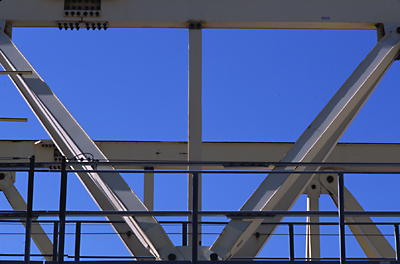
%> input picture Computer Vision/exercise-03/q1_houghtransform/gantrycrane.png, 400 x 264 px
$ octave --eval "apply;"   (GNU Octave 9; MATLAB toolbox functions it lacks are replaced by stand-ins)
%> lines starting %> are read from the running program, lines starting %| are printed output that depends on the picture
### Computer Vision/exercise-03/q1_houghtransform/houghtransform.m
function houghSpace=houghtransform(imgEdge,nBinsRho,nBinsTheta)
% created by Sherry Yang
% the first one uses matrix calculation which is much faster
[row, col] = size(imgEdge);
D = norm(size(imgEdge)); % Length of image diagonal
R = -D:(2*D/(nBinsRho - 1)):D;
theta = linspace(0,pi,nBinsTheta);

houghSpace = zeros(nBinsRho,nBinsTheta);%initialize
D = norm([row, col]);
[v_x,v_y] = find(imgEdge); %find the edge
acc = zeros(numel(v_x),nBinsTheta); % to accumulate D
cosine = (0:row-1)'*cos(theta);
sine = (0:col-1)'*sin(theta);

acc = cosine(v_x,:)+sine(v_y,:);
for i=1:nBinsTheta
    houghSpace(:,i)=hist(acc(:,i),R);
end
end

% [18 lines of commented-out code are left out]

### Computer Vision/exercise-03/q1_houghtransform/findhoughpeaks.m
function [vRho vTheta] = findhoughpeaks(houghSpace, thresh)
     [row, col]=size(houghSpace);
     imResult=nonmaxsup2d(houghSpace);
     [vRho vTheta]=find(imResult>thresh);
	% insert your code her
end

### Computer Vision/exercise-03/q1_houghtransform/nonmaxsup2d.m
function imgResult = nonmaxsup2d(imgHough)
    [row,col] = size(imgHough);
    imgResult = ones(row,col);
    tmp = ones(row,col);
    for i=2:row-1  %faster don't mind the bundary
        for j = 2:col-1
            a = imgHough(i-1,j-1);b = imgHough(i-1,j+1);
            c = imgHough(i+1,j-1);d = imgHough(i+1,j+1);
            a1 = imgHough(i,j-1);b1 = imgHough(i,j+1);
            c1 = imgHough(i-1,j);d1 = imgHough(i+1,j);
            extend = imgHough(i,j)*ones(1,8);
            com = [a,b,c,d,a1,b1,c1,d1];
          if(sum(extend>com)==8)
             tmp(i,j)=imgHough(i,j);
          else
             tmp(i,j)=0;
          end
        end
    end
     imgResult=imgHough;
     imgResult(2:row-1, 2:col-1)=tmp(2:row-1, 2:col-1);
	% insert your code here
end

### Computer Vision/exercise-03/q1_houghtransform/show_hough_lines.m
function show_hough_lines(image, vRho, vTheta, nBinsRho, nBinsTheta)

imagesc(image); colormap gray; axis off
n_lines = size(vRho,1);
D       = norm(size(image));   % Length of image diagonal
img_width = size(image,2);

for l=1:n_lines
    n = vTheta(l);
    m = vRho(l);
    theta = -pi/2 + pi * (n-1)/(nBinsTheta-1);
    rho = (m-1)*2*D/(nBinsRho-1)-D;
    X = [1 img_width];
    Y = [(rho - cos(theta)) / sin(theta), (rho - img_width * cos(theta)) / sin(theta)];
    line(X, Y, 'color', 'r');
end

### Computer Vision/exercise-03/q1_houghtransform/answers.m
function a = answers()
	a.all_lines = 'Do you find all the lines?';
	a.houghcircle = 'Explain your approach.';
	a.classification = 'Explain your approach.';
end

### Computer Vision/exercise-03/q1_houghtransform/apply.m
function [] = apply()
close all;clc;

a = answers();

disp('Question: 2D Structure Extraction');

% -------------------------------------------------------------------------
disp('----- Question a -----');

gantry = double(rgb2gray(imread('gantrycrane.png')));
%> gantry: size 264x400 double; min 0, max 255, mean 93.4

% Apply Canny detector
sigma = 2.0;
theta_low = 0.1;
theta_high = 0.3;
imgEdgeGantry = edge(gantry, 'canny', [theta_low, theta_high], sigma);
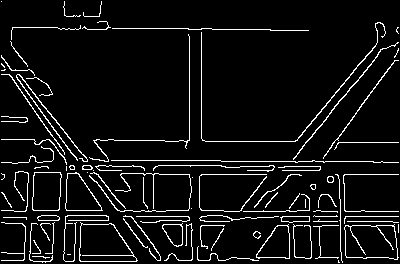
%> imgEdgeGantry: size 264x400 logical; 6.7% white in thin lines or dots

% Apply hough transform
nBinsRho = 300;
nBinsTheta = 300;
houghSpace = houghtransform(imgEdgeGantry, nBinsRho, nBinsTheta);
%> in houghtransform, `[v_x,v_y] = find(imgEdge);`: v_x = 7084 values from 2 to 263; v_y = 7084 values from 2 to 399
%> in houghtransform, `acc = zeros(numel(v_x),nBinsTheta);`: acc: size 7084x300 double; every value is 0
D = norm(size(imgEdgeGantry)); % Length of image diagonal
%> D = 479.3
T = -pi/2:(pi/(nBinsTheta - 1)):pi/2;
R = -D:(2*D/(nBinsRho - 1)):D;
%> R = 300 values from -479.3 to 479.3

figure('Position', [200, 400, 400, 400]);
imagesc(gantry);
colormap(gray);
axis off;
axis equal;
title('input image');

figure('Position', [200, 400, 400, 400]);
imagesc(imgEdgeGantry);
colormap(gray);
axis off;
axis equal;
title('input image');

figure('Position', [200, 400, 400, 400]);
imagesc(T, R, houghSpace);
colormap(hot);
axis off;
title('Hough space');

disp('Hit key to continue!');
pause;
% -------------------------------------------------------------------------
disp('----- Question b -----');
circuit = double(imread('circuit.png'));
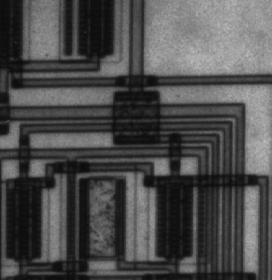
%> input picture Computer Vision/exercise-03/q1_houghtransform/circuit.png, 272 x 280 px
%> circuit: size 280x272 double; min 12, max 191, mean 76.3; mean of the top-left, top-right, bottom-left and bottom-right quarters 65, 113.8, 60.4, 65.8
imgEdgeCircuit = edge(circuit, 'canny', [theta_low, theta_high], sigma);
%> imgEdgeCircuit: size 280x272 logical; 7.6% white in thin lines or dots

houghSpaceGantry = houghtransform(imgEdgeGantry, 300, 300);
%[vRhoGantry, vThetaGantry] = findhoughpeaks(houghSpaceGantry, 220);
[vRhoGantry, vThetaGantry] = findhoughpeaks(houghSpaceGantry, 250);
%> after the loop in nonmaxsup2d, `for i=2:row-1  %faster don't mind the bundary`:
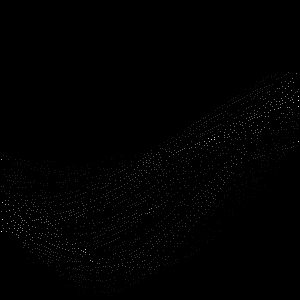
%> tmp: size 300x300 double; min 0, max 351, mean 1.6; drawn with min black and max white
%> in findhoughpeaks, `[vRho vTheta]=find(imResult>thresh);`: vRho = 18 values from 82 to 250; vTheta = 18 values from 1 to 300
%> vRhoGantry = 18 values, max 250 at index 8, min 82 at index 15, mean 157.6; vThetaGantry = 18 values from 1 to 300

houghSpaceCircuit = houghtransform(imgEdgeCircuit, 300, 300);
%> call 3 of houghtransform, with nBinsRho = 300, nBinsTheta = 300
%> in houghtransform (call 3), `[v_x,v_y] = find(imgEdge);`: v_x = 5754 values from 2 to 279; v_y = 5754 values from 2 to 271
%> in houghtransform (call 3), `acc = zeros(numel(v_x),nBinsTheta);`: acc: size 5754x300 double; every value is 0
%> in houghtransform (call 3), `acc = cosine(v_x,:)+sine(v_y,:);`:
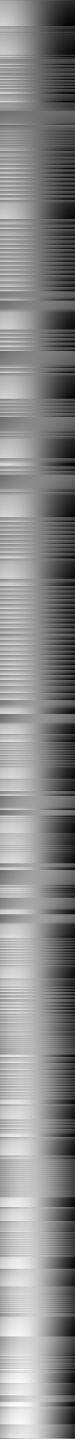
%> acc: size 5754x300 double (shown at 1/4 size); min -278, max 385.5, mean 78; drawn with min black and max white
%> after the loop in houghtransform (call 3), `for i=1:nBinsTheta`:
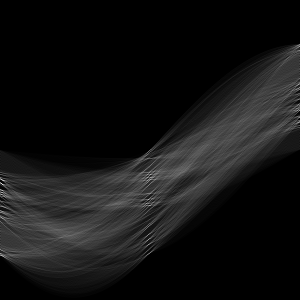
%> houghSpace: size 300x300 double; min 0, max 221, mean 19.2
%[vRhoCircuit, vThetaCircuit] = findhoughpeaks(houghSpaceCircuit, 120);
[vRhoCircuit, vThetaCircuit] = findhoughpeaks(houghSpaceCircuit, 170);
%> after the loop in nonmaxsup2d (call 2), `for i=2:row-1  %faster don't mind the bundary`:
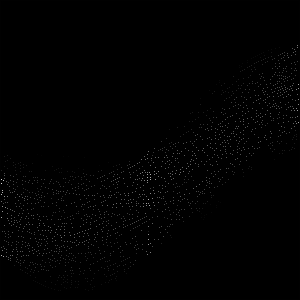
%> tmp: size 300x300 double; min 0, max 221, mean 1.3
%> vRhoCircuit = [180; 184; 195; 256; 191; 193; 181; 178; 200; 175; 180]; vThetaCircuit = [2; 2; 2; 2; 3; 3; 4; 148; 149; 151; 151]

fprintf('gantry.png: %d lines\n', size(vRhoGantry, 1));
%| gantry.png: 18 lines
fprintf('circuit.png: %d lines\n', size(vRhoCircuit, 1));
%| circuit.png: 11 lines

figure('Position', [200, 400, 800, 400]);
subplot(1, 2, 1);
show_hough_lines(circuit, vRhoCircuit, vThetaCircuit, nBinsRho, nBinsTheta);
%> the loop in show_hough_lines, `for l=1:n_lines` made 11 passes
%> (n, m, theta, rho, Y) on passes 1 to 11: (2, 180, -1.56, 77.03, [-77.02 -74.17]), (2, 184, -1.56, 87.47, [-87.47 -84.62]), (2, 195, -1.56, 116.2, [-116.2 -113.3]), (2, 256, -1.56, 275.5, [-275.5 -272.6]), (3, 191, -1.55, 105.8, [-105.8 -100.1]), (3, 193, -1.55, 111, [-111 -105.3]), (4, 181, -1.54, 79.64, [-79.65 -71.1]), (148, 178, -0.0263, 71.81, [-2695.9 7618.7]), (149, 200, -0.0158, 129.3, [-8137.8 9055.6]), (151, 175, 0.00525, 63.97, [11986.9 -39597.3]), (151, 180, 0.00525, 77.03, [14472 -37112.2])

subplot(1, 2, 2);
show_hough_lines(gantry, vRhoGantry, vThetaGantry, nBinsRho, nBinsTheta);
%> the loop in show_hough_lines (call 2), `for l=1:n_lines` made 18 passes
%> (n, m, theta, rho, Y) on passes 1 to 12: (1, 194, -1.57, 139.5, [-139.5 -139.5]), (1, 216, -1.57, 210, [-210 -210]), (1, 218, -1.57, 216.4, [-216.4 -216.4]), (1, 219, -1.57, 219.6, [-219.6 -219.6]), (2, 232, -1.56, 261.3, [-261.3 -257.1]), (3, 203, -1.55, 168.3, [-168.3 -159.9]), (3, 220, -1.55, 222.8, [-222.8 -214.4]), (86, 250, -0.678, 319, [-507.5 -11.75]), (212, 140, 0.646, -33.66, [-57.23 -586.3]), (215, 140, 0.678, -33.66, [-54.93 -550.7]), (299, 97, 1.56, -171.5, [-171.5 -175.7]), (299, 101, 1.56, -158.7, [-158.7 -162.9])
%> `apply;`:
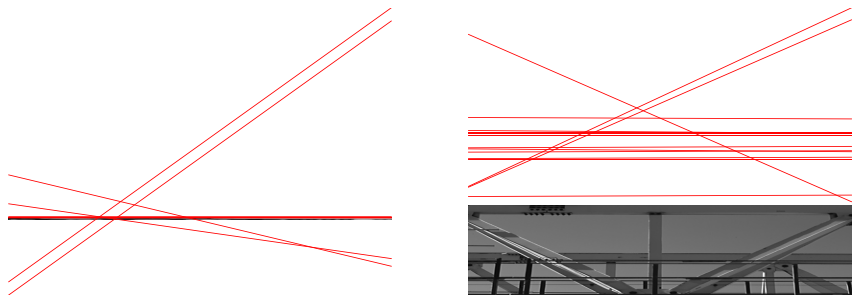
%> figure redrawn from the program's plot data, 2 panels

disp('Are all the lines found?');
disp(a.all_lines);

disp('Hit key to continue!');
pause;
% -------------------------------------------------------------------------
disp('----- Question c (Bonus) houghcircle -----');

disp(a.houghcircle);

% -------------------------------------------------------------------------
disp('----- Question d (Bonus) coin classification system -----');

disp(a.classification);
